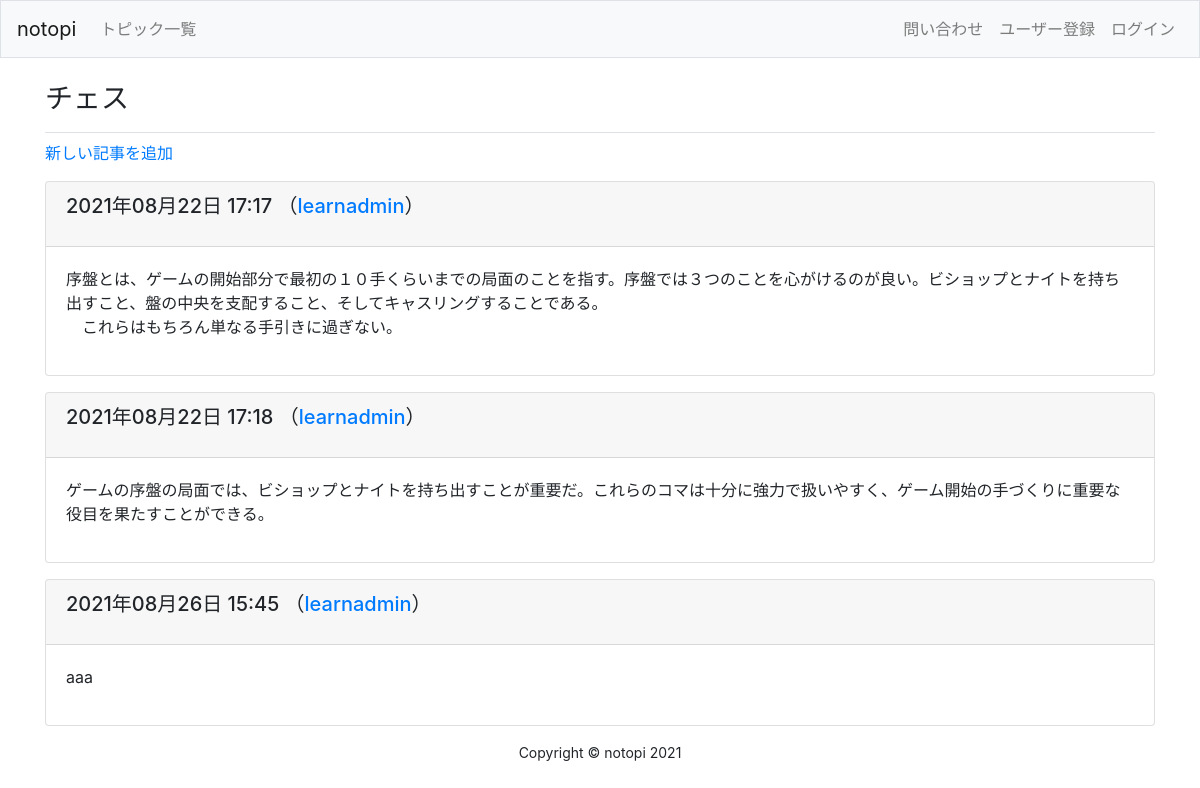
Before: /topic/1/ with the older database file.
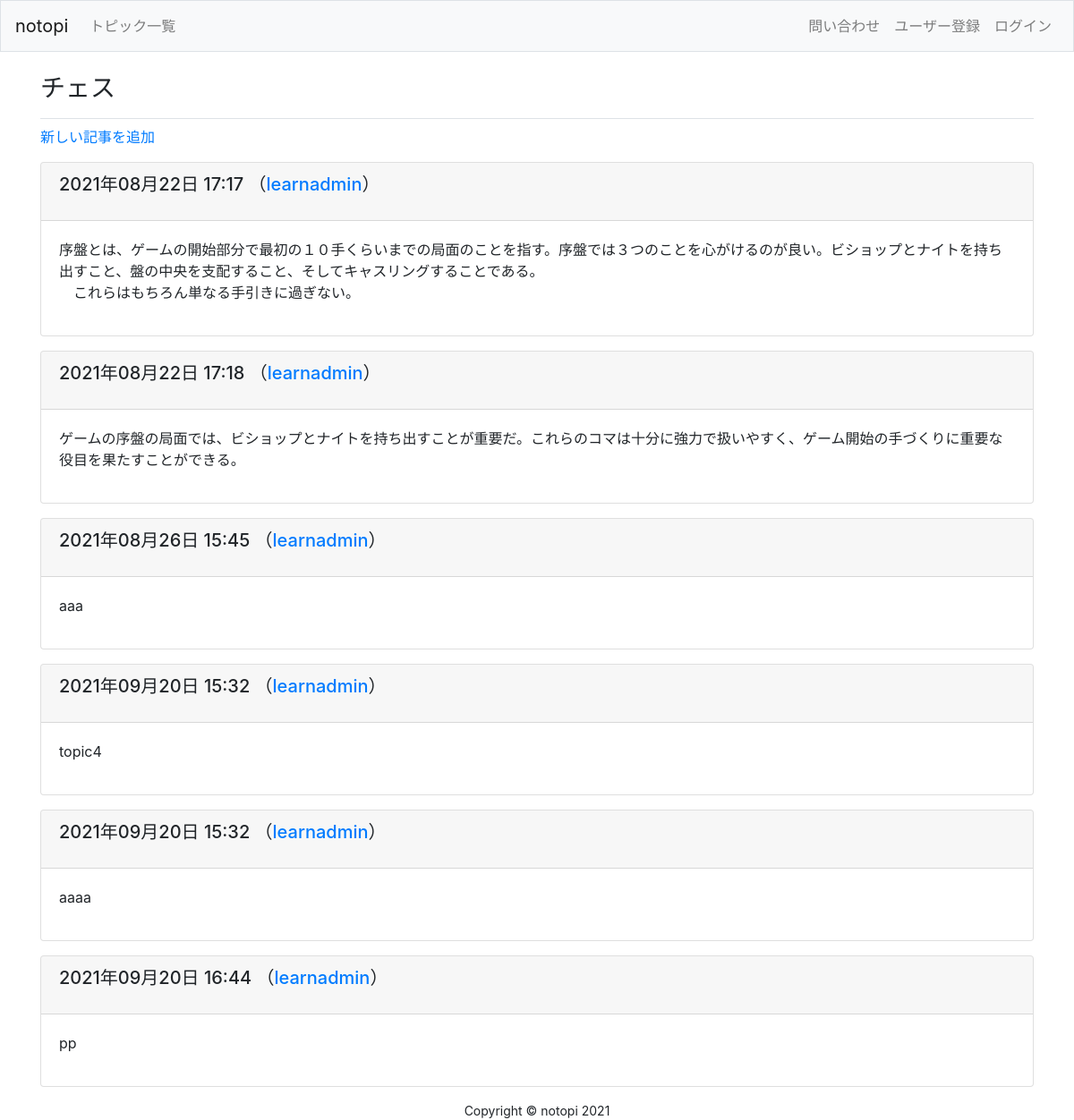
After: the same page with the newer database file.
### learning_logs/models.py (models this page shows, shortened)
class Entry(models.Model):
	topic = models.ForeignKey(Topic, on_delete=models.CASCADE)
	text = models.TextField()
	date_added = models.DateTimeField(auto_now_add=True)
	owner = models.ForeignKey(User, on_delete=models.CASCADE)#add
	class Meta:
		verbose_name_plural = 'entries'

### learning_logs/views.py (the view)
# urls.py: path('topic/<int:topic_id>/', views.topic_child, name='topic_child'),
def topic_child(request, topic_id):
	topic = Topic.objects.get(id=topic_id)
	entries = topic.entry_set.order_by('date_added')
	context = {'topic': topic, 'entries': entries}
	return render(request, "learning_logs/topic_child.html", context)

### learning_logs/models.py (called while the page is built)
	def __str__(self):
		return self.text

### learning_logs/templates/learning_logs/topic_child.html (shortened to what this page needs)
{% extends "learning_logs/base.html" %}
{% block page_header %}
	<h3>{{ topic }}</h3>
{% endblock page_header %}
{% block content %}
	<p>
		<a href="{% url 'learning_logs:new_entry' topic.id %}">新しい記事を追加</a>
	</p>
	{% for entry in entries %}
	<div class="card mb-3">
		<h5 class="card-header">
			<p>{{ entry.date_added|date:'Y年m月d日 H:i' }} （<a href="{% url 'users:user_entries' entry.owner.id %}">{{entry.owner}}</a>）</p>
		</h5>
		<div class="card-body">{{ entry.text|linebreaks }}</div>
	</div>
	{% empty %}
		<p>このトピックにはまだ記事がありません。</p>
	{% endfor %}
{% endblock content%}

Changed rows visible on the page:
added Entry: date_added "2021年09月20日 15:32", owner "learnadmin", text "topic4"
added Entry: date_added "2021年09月20日 15:32", owner "learnadmin", text "aaaa"
added Entry: date_added "2021年09月20日 16:44", owner "learnadmin", text "pp"
